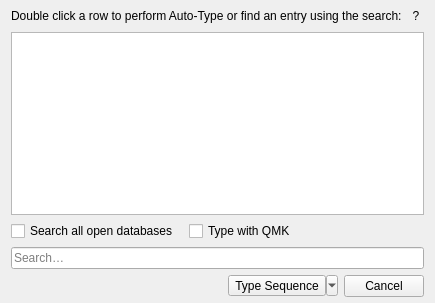
<?xml version="1.0" encoding="UTF-8"?>
<ui version="4.0">
 <class>AutoTypeSelectDialog</class>
 <widget class="QDialog" name="AutoTypeSelectDialog">
  <property name="geometry">
   <rect>
    <x>0</x>
    <y>0</y>
    <width>418</width>
    <height>303</height>
   </rect>
  </property>
  <property name="windowTitle">
   <string>Auto-Type - KeePassXC</string>
  </property>
  <layout class="QVBoxLayout" name="verticalLayout">
   <property name="topMargin">
    <number>6</number>
   </property>
   <property name="bottomMargin">
    <number>6</number>
   </property>
   <item>
    <layout class="QHBoxLayout" name="horizontalLayout_3">
     <item>
      <widget class="QLabel" name="label">
       <property name="text">
        <string>Double click a row to perform Auto-Type or find an entry using the search:</string>
       </property>
      </widget>
     </item>
     <item>
      <spacer name="horizontalSpacer_3">
       <property name="orientation">
        <enum>Qt::Horizontal</enum>
       </property>
       <property name="sizeHint" stdset="0">
        <size>
         <width>40</width>
         <height>20</height>
        </size>
       </property>
      </spacer>
     </item>
     <item>
      <widget class="QToolButton" name="helpButton">
       <property name="cursor">
        <cursorShape>PointingHandCursor</cursorShape>
       </property>
       <property name="focusPolicy">
        <enum>Qt::NoFocus</enum>
       </property>
       <property name="toolTip">
        <string>&lt;p&gt;You can use advanced search queries to find any entry in your open databases. The following shortcuts are useful:&lt;br/&gt;
Ctrl+F - Toggle database search&lt;br/&gt;
Ctrl+1 - Type username&lt;br/&gt;
Ctrl+2 - Type password&lt;br/&gt;
Ctrl+3 - Type TOTP&lt;br/&gt;
Ctrl+4 - Use Virtual Keyboard (Windows Only)&lt;/p&gt;</string>
       </property>
       <property name="styleSheet">
        <string notr="true">QToolButton {
	border: none;
	background: none;
}</string>
       </property>
       <property name="text">
        <string notr="true">?</string>
       </property>
      </widget>
     </item>
    </layout>
   </item>
   <item>
    <widget class="AutoTypeMatchView" name="view">
     <property name="sizePolicy">
      <sizepolicy hsizetype="Expanding" vsizetype="MinimumExpanding">
       <horstretch>0</horstretch>
       <verstretch>0</verstretch>
      </sizepolicy>
     </property>
     <property name="minimumSize">
      <size>
       <width>0</width>
       <height>175</height>
      </size>
     </property>
     <property name="cursor" stdset="0">
      <cursorShape>PointingHandCursor</cursorShape>
     </property>
     <property name="tabKeyNavigation">
      <bool>false</bool>
     </property>
     <property name="showDropIndicator" stdset="0">
      <bool>false</bool>
     </property>
     <property name="alternatingRowColors">
      <bool>true</bool>
     </property>
     <property name="selectionMode">
      <enum>QAbstractItemView::SingleSelection</enum>
     </property>
     <property name="selectionBehavior">
      <enum>QAbstractItemView::SelectRows</enum>
     </property>
     <property name="sortingEnabled">
      <bool>true</bool>
     </property>
     <attribute name="horizontalHeaderShowSortIndicator" stdset="0">
      <bool>true</bool>
     </attribute>
     <attribute name="horizontalHeaderStretchLastSection">
      <bool>true</bool>
     </attribute>
     <attribute name="verticalHeaderVisible">
      <bool>false</bool>
     </attribute>
    </widget>
   </item>
   <item>
    <widget class="QWidget" name="buttonBox_2" native="true">
     <layout class="QHBoxLayout" name="horizontalLayout_2">
      <property name="spacing">
       <number>10</number>
      </property>
      <property name="leftMargin">
       <number>0</number>
      </property>
      <property name="topMargin">
       <number>0</number>
      </property>
      <property name="rightMargin">
       <number>0</number>
      </property>
      <property name="bottomMargin">
       <number>0</number>
      </property>
		 <item>
			 <layout class="QHBoxLayout" name="horizontalLayout3">
				 <item>
					 <widget class="QCheckBox" name="searchCheckBox">
						 <property name="text">
							 <string>Search all open databases</string>
						 </property>
					 </widget>
				 </item>
				 <item>
					 <widget class="QCheckBox" name="qmkCheckBox">
						 <property name="text">
							 <string>Type with QMK</string>
						 </property>
					 </widget>
				 </item>
			 </layout>
		</item>
      <item>
       <spacer name="horizontalSpacer">
        <property name="orientation">
         <enum>Qt::Horizontal</enum>
        </property>
        <property name="sizeHint" stdset="0">
         <size>
          <width>40</width>
          <height>20</height>
         </size>
        </property>
       </spacer>
      </item>
     </layout>
    </widget>
   </item>
   <item>
    <widget class="QLineEdit" name="search">
     <property name="sizePolicy">
      <sizepolicy hsizetype="MinimumExpanding" vsizetype="Fixed">
       <horstretch>0</horstretch>
       <verstretch>0</verstretch>
      </sizepolicy>
     </property>
     <property name="minimumSize">
      <size>
       <width>400</width>
       <height>0</height>
      </size>
     </property>
     <property name="placeholderText">
      <string>Search…</string>
     </property>
     <property name="clearButtonEnabled">
      <bool>true</bool>
     </property>
    </widget>
   </item>
   <item>
    <layout class="QHBoxLayout" name="horizontalLayout">
     <item>
      <spacer name="horizontalSpacer_2">
       <property name="orientation">
        <enum>Qt::Horizontal</enum>
       </property>
       <property name="sizeHint" stdset="0">
        <size>
         <width>40</width>
         <height>20</height>
        </size>
       </property>
      </spacer>
     </item>
     <item>
      <widget class="QToolButton" name="action">
       <property name="text">
        <string>Type Sequence</string>
       </property>
       <property name="popupMode">
        <enum>QToolButton::MenuButtonPopup</enum>
       </property>
      </widget>
     </item>
     <item>
      <widget class="QPushButton" name="cancelButton">
       <property name="text">
        <string>Cancel</string>
       </property>
       <property name="autoDefault">
        <bool>false</bool>
       </property>
      </widget>
     </item>
    </layout>
   </item>
  </layout>
 </widget>
 <customwidgets>
  <customwidget>
   <class>AutoTypeMatchView</class>
   <extends>QTableView</extends>
   <header>autotype/AutoTypeMatchView.h</header>
  </customwidget>
 </customwidgets>
 <tabstops>
  <tabstop>view</tabstop>
  <tabstop>searchCheckBox</tabstop>
  <tabstop>search</tabstop>
 </tabstops>
 <resources>
  <include location="../../share/icons/icons.qrc"/>
 </resources>
 <connections/>
</ui>
